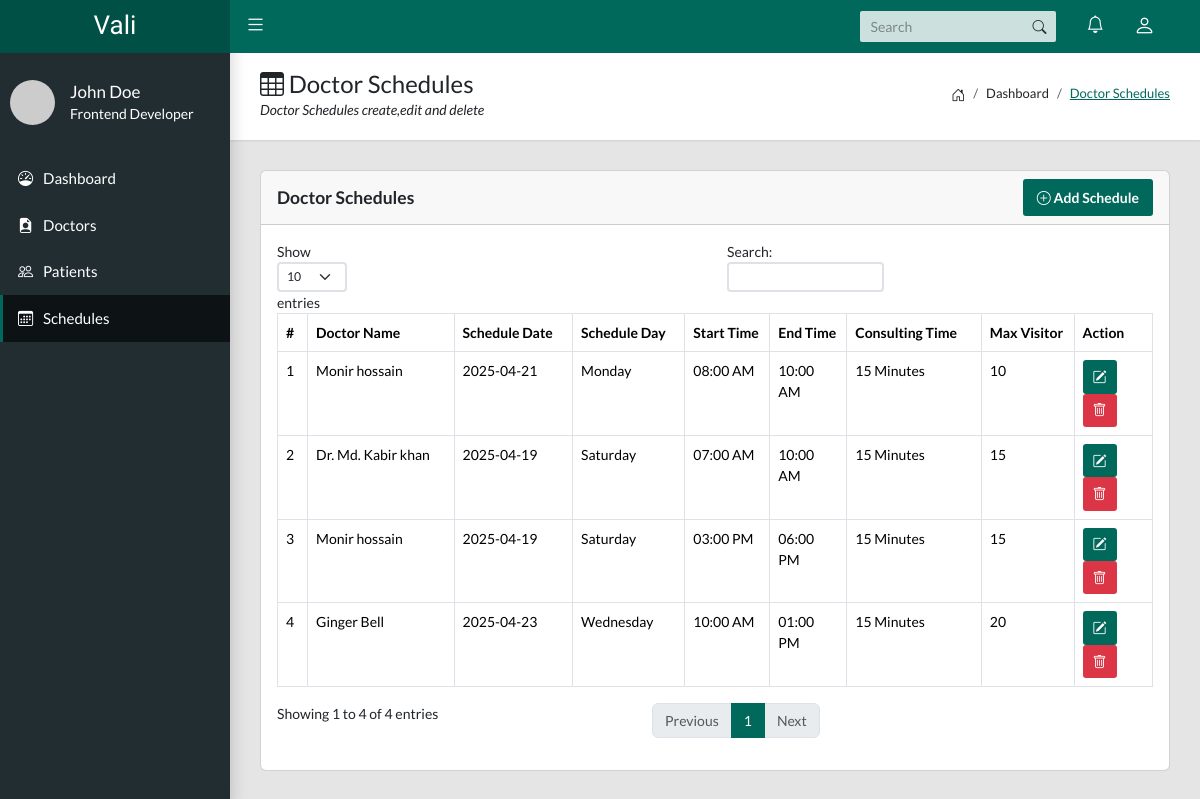
Page /admin/schedule.php on the earlier database version.
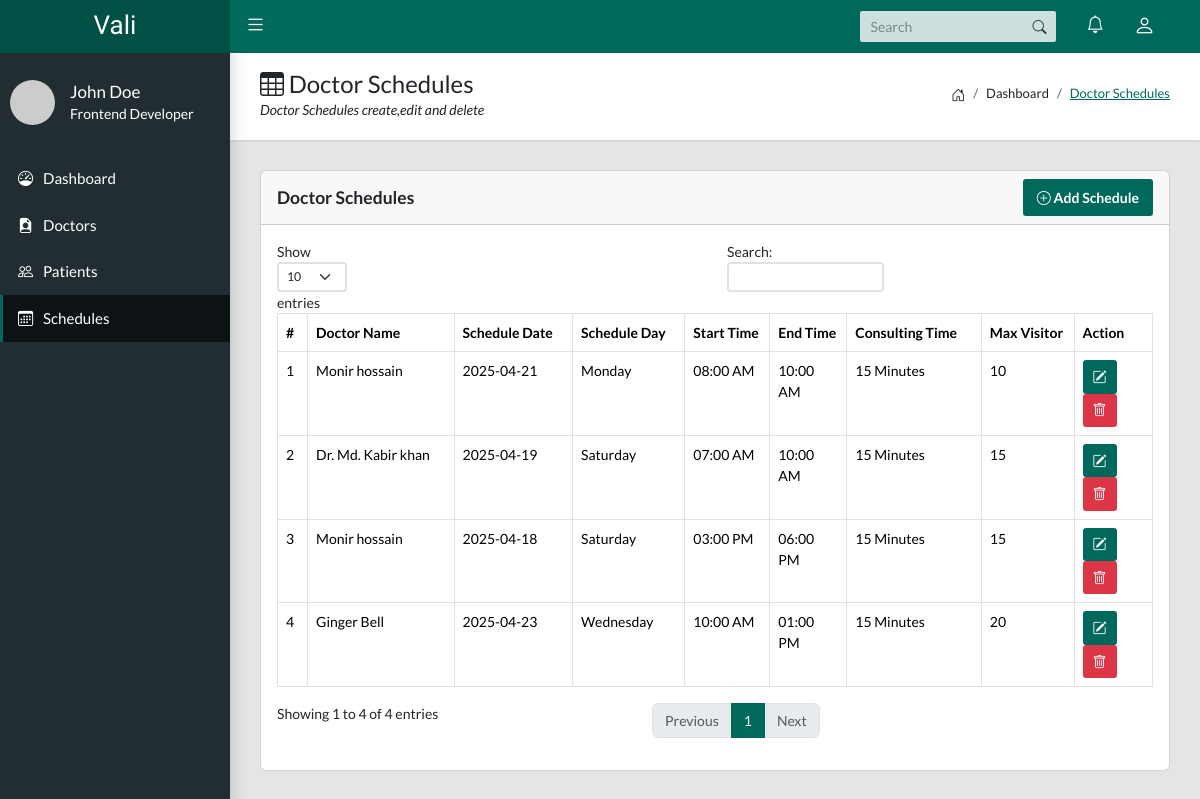
Same page on the later database version.
### tables this page shows
CREATE TABLE `schedules` (
  `id` int NOT NULL,
  `doctor_id` int NOT NULL,
  `schedule_date` date NOT NULL,
  `schedule_day` varchar(255) DEFAULT NULL,
  `start_time` varchar(50) NOT NULL,
  `end_time` varchar(50) NOT NULL,
  `consulting_time` int NOT NULL,
  `maximum_appointment` int NOT NULL,
  `status` enum('Available','Cancel') NOT NULL DEFAULT 'Available',
  `created_at` timestamp NULL DEFAULT NULL
);

CREATE TABLE `doctors` (
  `id` int NOT NULL,
  `user_id` int NOT NULL,
  `name` varchar(255) NOT NULL,
  `phone` varchar(255) NOT NULL,
  `image` varchar(255) NOT NULL,
  `address` mediumtext,
  `dob` date NOT NULL,
  `expert_in` varchar(255) DEFAULT NULL,
  `degree` varchar(255) DEFAULT NULL,
  `gender` varchar(255) NOT NULL,
  `status` tinyint(1) NOT NULL DEFAULT '1',
  `created_at` timestamp NULL DEFAULT CURRENT_TIMESTAMP
);

### admin/schedule.php (the view, shortened to what this page needs)
<?php
include_once('layout/head.php');
?>
<body class="app sidebar-mini">
    <?php
    include_once('layout/header.php');
    ?>
    <?php
    include_once('layout/sidebar.php');
    ?>
    <main class="app-content">
        <div class="app-title">
            <div>
                <h1><i class="bi bi-table"></i> Doctor Schedules</h1>
                <p>Doctor Schedules create,edit and delete</p>
            </div>
            <ul class="app-breadcrumb breadcrumb side">
                <li class="breadcrumb-item"><i class="bi bi-house-door fs-6"></i></li>
                <li class="breadcrumb-item">Dashboard</li>
                <li class="breadcrumb-item active"><a href="#">Doctor Schedules</a></li>
            </ul>
        </div>
        <div class="row">
            <div class="col-md-12">
                <div class="card">
                    <div class="card-header">
                        <div class="row align-items-center">
                            <div class="col-md-6">
                                <h5 class="tile-title mb-0">Doctor Schedules</h5>
                            </div>
                            <div class="col-md-6 text-end">
                                <a href="schedule_add.php" class="btn btn-primary">
                                    <i class="bi bi-plus-circle me-2"></i> Add Schedule
                                </a>
                            </div>
                        </div>
                    </div>
                    <div class="card-body">
                        <div class="table-responsive">
                            <table class="table table-hover table-bordered" id="doctorTable">
                                <thead>
                                    <tr>
                                        <th>#</th>
                                        <th>Doctor Name</th>
                                        <th>Schedule Date</th>
                                        <th>Schedule Day</th>
                                        <th>Start Time</th>
                                        <th>End Time</th>
                                        <th>Consulting Time</th>
                                        <th>Max Visitor</th>
                                        <th>Action</th>
                                    </tr>
                                </thead>
                                <tbody>
                                    <?php
                                    $sql = "SELECT schedules.*, doctors.name as doctorName FROM schedules INNER JOIN doctors ON schedules.doctor_id=doctors.id ORDER BY schedules.created_at DESC;";
                                    $result = $conn->query($sql);
                                    if ($result->rowCount() > 0) {
                                        $rows = $result->fetchAll(PDO::FETCH_OBJ);
                                        foreach ($rows as $key => $row) { ?>
                                            <tr>
                                                <td><?php echo $key + 1 ?></td>
                                                <td><?php echo $row->doctorName; ?></td>
                                                <td><?php echo $row->schedule_date; ?></td>
                                                <td><?php echo $row->schedule_day; ?></td>
                                                <td><?php echo $row->start_time; ?></td>
                                                <td><?php echo $row->end_time; ?></td>
                                                <td><?php echo $row->consulting_time; ?> Minutes</td>
                                                <td>
                                                    <?php echo $row->maximum_appointment;  ?>
                                                </td>
                                                <td>
                                                    <a href="schedule_edit.php?id=<?php echo base64_encode($row->id) ?>" class="btn btn-primary btn-sm"><i class="bi bi-pencil-square"></i></a>
                                                    <?php
                                                    if ($row->status !== 'Booked') { ?>
                                                        <a href="schedule_delete.php?id=<?php echo base64_encode($row->id) ?>" onclick="return confirm('Are you sure to delete?')" class="btn btn-danger btn-sm"><i class="bi bi-trash"></i></a>
                                                    <?php } ?>
                                                </td>
                                            </tr>
                                    <?php }
                                    }
                                    ?>
                                </tbody>
                            </table>
                        </div>
                    </div>
                </div>
            </div>
        </div>
    </main>
</body>
</html>

Differences in the rows shown:
changed schedules "03:00 PM": schedule_date "2025-04-19" → "2025-04-18"
